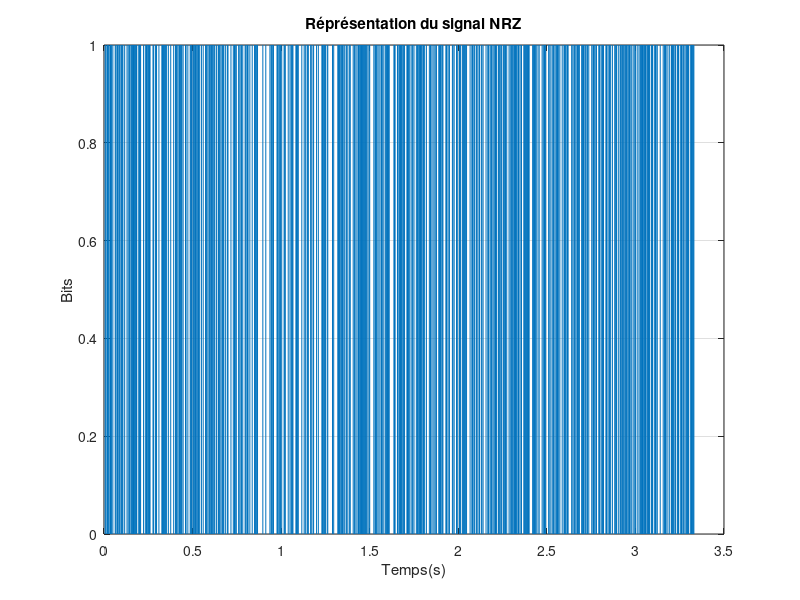
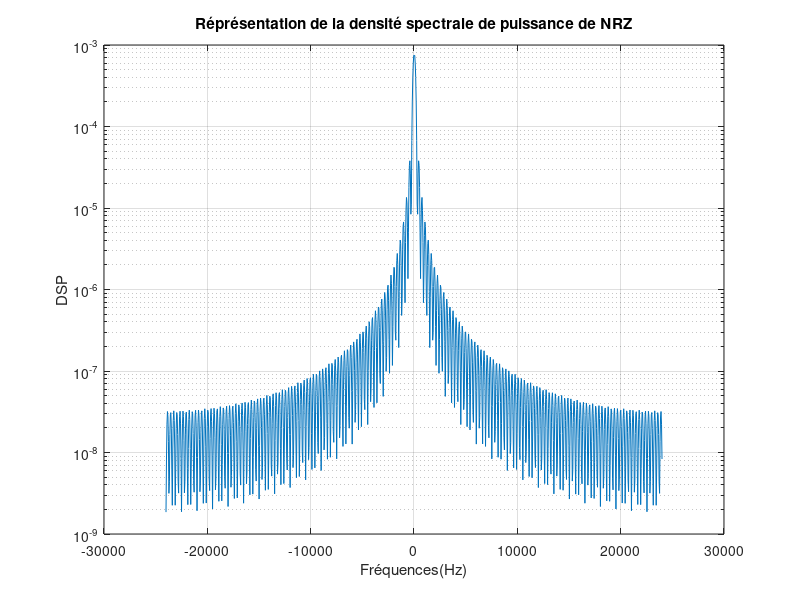

MATLAB code for these plots, in order: (Note: this script raises an error after producing the figures.)
clc;
clear all;
close all;

%Données
Fc = 1080;
DeltaF = 100;
Nbits = 1000;
Fe = 48000;
Rb = 300;
Phi0 = rand*2*pi;
Phi1 = rand*2*pi;

%Calcul
F0 = Fc + DeltaF;
F1 = Fc - DeltaF;
Te = 1 / Fe;
Tb = 1 / Rb;
Ts = Tb;
Ns = floor(Ts / Te);

%3.1.1
bits = randi([0 1],1, Nbits);
NRZ = kron(bits,ones(1,Ns));

%3.1.2
figure (1); plot([0:Te:(length(NRZ)-1)*Te],NRZ)
xlabel("Temps(s)");
ylabel("Bits");
title("Réprésentation du signal NRZ");
grid on;

%3.1.3
DSP_NRZ=pwelch(NRZ,[],[],[],Fe,'twosided');
F=linspace(-Fe/2,Fe/2,length(DSP_NRZ));
figure (2); semilogy(F,fftshift(DSP_NRZ))
xlabel("Fréquences(Hz)");
ylabel("DSP");
title("Réprésentation de la densité spectrale de puissance de NRZ");
grid on;

%3.1.4
hold on;
DSP_NRZ_Theo = (1/4) * Ts * (sinc(F*Ts)).^2 + (1/4) * dirac(F)
semilogy(F,DSP_NRZ_Theo)
legend({'DSP de NRZ','DSP de NRZ Théorique'})
hold off;

%3.2.1
Temps = [0:Te:(Ns*Nbits-1)*Te];
x = (1 - NRZ) .* cos(2*pi*F0*Temps + Phi0 ) + NRZ .* cos(2*pi*F1*Temps + Phi1 );

%3.2.2
figure (3); plot(Temps,fftshift(x))
xlabel("Temp(s)");
ylabel("x(t)");
title("Réprésentation du signal modulé x(t)");
grid on;

%3.2.4
DSP_x=pwelch(x,[],[],[],Fe,'twosided');
Marge = linspace(-Fe/2,Fe/2,length(DSP_x));
figure (4); semilogy(Marge,fftshift(DSP_x))
xlabel("Temp(s)");
ylabel("x(t)");
title("Réprésentation du signal modulé x(t)");
grid on;
